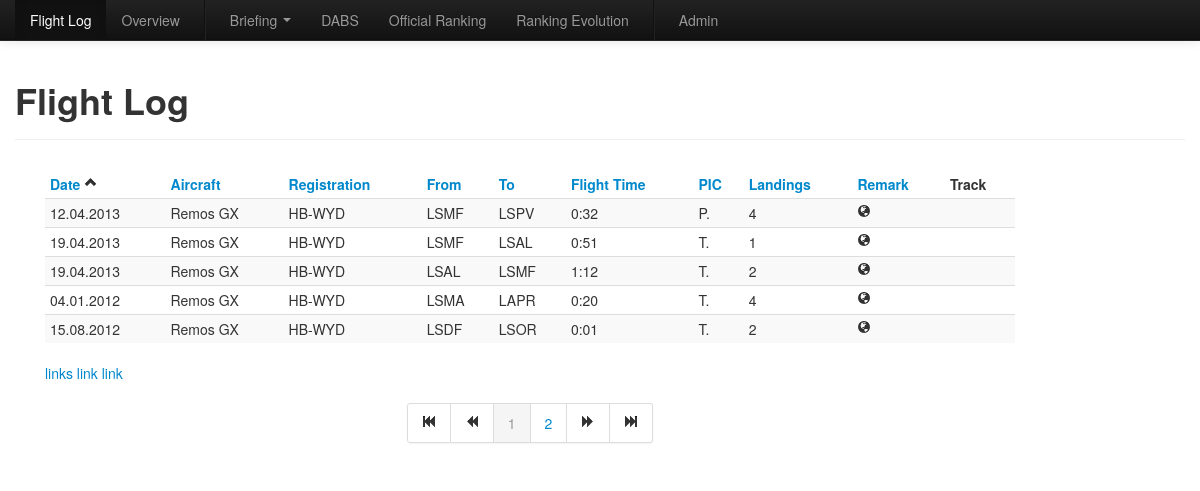
Before: /flightlog.html?sort=aircraft__registration with the older database file.
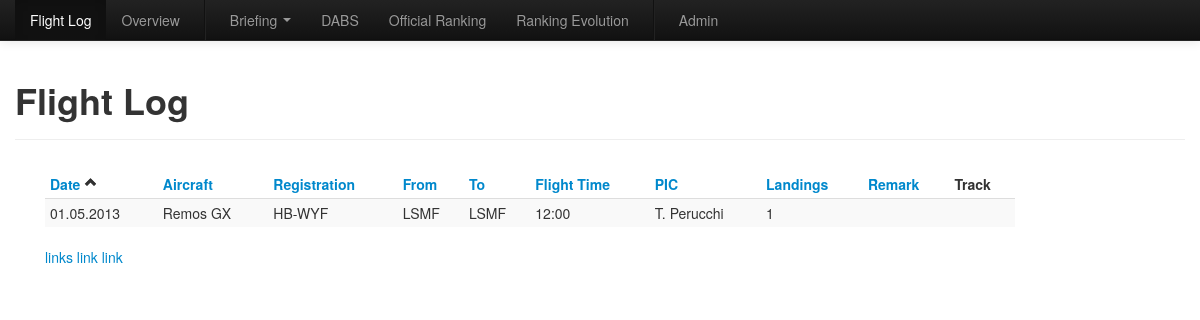
After: the same page with the newer database file.
### flightlog/models.py (models this page shows, shortened)
class Flight(models.Model):
   OPERATION = (('se','Single Engine'),
                 ('me','Multiple Engine'))
   FUNCTION = (('pic','PIC'),
                 ('copi','Copi'),
               ('dual','Dual'),
               ('instructor','Instructor'))
   aircraft = models.ForeignKey(Aircraft)
   date = models.DateField(default=datetime.now)
   fromAirport = models.CharField(max_length=4, verbose_name='from', default='LSMF')
   toAirport = models.CharField(max_length=4, verbose_name='to', default='LSMF')
   departure_time = models.TimeField()
   arrival_time = models.TimeField()
   operation = models.CharField(max_length=20, choices=OPERATION, default='se')
   pic = models.ForeignKey(Pilot)
   landings = models.PositiveIntegerField(default=1)
   night = models.BooleanField(default=False)
   ifr = models.BooleanField(default=False)
   funciton = models.CharField(max_length=20, choices=FUNCTION, default='pic')
   remark = models.TextField(blank=True)
   gpsdata = models.FileField(upload_to='documents/%Y/%m/%d/%H/%M/%S/', blank=True)
   def flightTime(self):
      start = self.departure_time
      end = self.arrival_time
      startdelta=timedelta(hours=start.hour,minutes=start.minute,seconds=start.second)
      enddelta=timedelta(hours=end.hour,minutes=end.minute,seconds=end.second)
      d =(enddelta-startdelta)
      return int(d.total_seconds())
   def flightTimeFormatted(self):
      return utilities.flightTimeFormatted(self.flightTime())

class Aircraft(models.Model):
   MODELS = (('remosGx', 'Remos GX'),
             ('ch60', 'CH 60'))
   REGISTRATIONS = (('hbwyd','HB-WYD'),
                    ('hbwyf','HB-WYF'),
                    ('hbwyg','HB-WYG'),
                    ('hbykm','HB-YKM'))
   model = models.CharField(max_length=10, choices=MODELS)
   registration = models.CharField(max_length=6, choices=REGISTRATIONS)

class Pilot(models.Model):
   name = models.CharField(max_length=15)
   lastName = models.CharField(max_length=15)
   def __unicode__(self):
      return self.name[0] + ". " +self.lastName

### flightlog/views.py (the view)
# urls.py: url(r'^flightlog.html', 'flightlog.views.flightlog'),
def flightlog(request):
   sort = request.GET.get('sort')
   page = request.GET.get('page')
   if sort is None:
     sort = 'date'
   sortBySuffix = '&sort=%s' % sort
   flights = M.Flight.objects.all()
   if page is None:
     toggleSort(sort)
   if sort == 'flight_time':
      if headers['flight_time'] == "des":
         flights = sorted(flights, key=lambda a: a.flightTime(), reverse=True)
      else:
         flights = sorted(flights, key=lambda a: a.flightTime())
   else:
     flights = flights.order_by(sort)
     if headers[sort] == "des":
       flights = flights.reverse()
   paginator = Paginator(flights, 5)
   page = request.GET.get('page')
   try:
      gamesPage = paginator.page(page)
   except PageNotAnInteger:
      gamesPage = paginator.page(1)
   except EmptyPage:
      gamesPage = paginator.page(1) #paginator.num_pages)
   finally:
      HALF_RANGE = 5
      RANGE_SIZE = 2*HALF_RANGE + 1
      minPage = max(1, min(gamesPage.number - HALF_RANGE, paginator.num_pages - RANGE_SIZE + 1))
      maxPage = min(max(gamesPage.number + HALF_RANGE, RANGE_SIZE), paginator.num_pages)
      displayedPages = range(minPage, maxPage+1)
   return django.shortcuts.render(request,
                                  'flightlog/flightlog.html',
                                  {'games_list' : gamesPage,
                                  'sorted_by_suffix' : sortBySuffix,
                                  'displayed_pages' : displayedPages,
                                  'flights': flights})

### flightlog/views.py (called while the page is built)
def toggleSort(sort):
  if headers[sort] == "des":
    headers[sort] = "asc"
  else:
    headers[sort] = "des"

### utilities.py (called while the page is built)
def flightTimeFormatted(tot_seconds):
   hours, remainder = divmod(tot_seconds,60*60)
   minutes, seconds = divmod(remainder,60)
   return '%d:%02d' % (hours, minutes)

### templates/flightlog/flightlog.html (shortened to what this page needs)
{% extends "flightlog/base.html" %}
{% block navigation_log %}class="active"{% endblock %}
{% block content_page_header %}Flight Log{% endblock %}
{% block content %}
<div class="span10 offset0">
   {% if games_list %}
   <table id="myTable" class="table table-striped table-condensed table-hover">
      <thead>
         <tr>
            <th><a href="flightlog.html?sort=date">Date <i class="icon-chevron-up"></a></th>
            <th><a href="flightlog.html?sort=aircraft__model">Aircraft </a></th>
            <th><a href="flightlog.html?sort=aircraft__registration">Registration </a></th>
            <th><a href="flightlog.html?sort=fromAirport">From</a></th>
            <th><a href="flightlog.html?sort=toAirport">To</a></th>
            <th><a href="flightlog.html?sort=flight_time">Flight Time </a></th>
            <th><a href="flightlog.html?sort=pic">PIC </a></th>
            <th><a href="flightlog.html?sort=landings">Landings </a></th>
            <th><a href="flightlog.html?sort=remark">Remark </a></th>
            <th>Track</th>
         </tr>
      </thead>
      <tbody>
         {% for flight in games_list %}
         <tr>
            <td>{{ flight.date|date:"d.m.Y" }}</i></td>
            <td>{{ flight.aircraft.get_model_display }}</td>
            <td>{{ flight.aircraft.get_registration_display }}</td>
            <td>{{ flight.fromAirport }}</td>
            <td>{{ flight.toAirport }}</td>
            <td>{{ flight.flightTimeFormatted}}</td>
            <td>{{ flight.pic}}</td>
            <td>{{ flight.landings }}</td>
            <td>{% if flight.remark %}<a href="http://maps.google.com/maps/ms?{{ flight.remark }}" target="_blank"><i class="icon-globe"></i></a>{% endif %}</td>
            <td>{% if flight.gpsdata %}<a href="http://maps.google.com?q=127.0.0.1:8000/{{ flight.gpsdata.url }}"><i class="icon-globe"></i></a>{% endif %}</td>
         </tr>
         {% endfor %}
      </tbody>
   </table>
   {% else %}
   {% if date_title %}
   <p>This player did not participate during {{ date_title|lower }}.</p>
   {% else %}
   <p>No games are available for this player.</p>
   {% endif %}
   {% endif %}
   <a mimetype="application/vnd.google-earth.kml+xml" href="http://maps.google.com?q=https://dl.dropboxusercontent.com/u/92724279/VoloLucomagnoGE.kml"> links</a>
    <a mimetype="application/vnd.google-earth.kml+xml" href="https://maps.google.com/maps/ms?msa=0&msid=217968750089339292076.0004db9b4f5935a9169df" target="_blank"> link</a>
   <a mimetype="application/vnd.google-earth.kml+xml" href="https://sites.google.com/site/testxx1212/list/Volo%20Lucomagno%20GE.kml?attredirects=0&d=1"> link</a>
   {% if games_list.paginator.num_pages > 1 %}
    <div class="pagination pagination-centered">
    <ul>
    {% if games_list.has_previous %}
    <li><a href="flightlog.html?page=1{{ sorted_by_suffix }}"><i class="icon-fast-backward"></i></a></li>
    <li><a href="flightlog.html?page={{ games_list.previous_page_number }}{{ sorted_by_suffix }}""><i class="icon-backward"></i></a></li>
    {% else %}
    <li class="disabled"><a href="flightlog.html?page={{ games_list.number }}{{ sorted_by_suffix }}""><i class="icon-fast-backward"></i></a></li>
    <li class="disabled"><a href="flightlog.html?page={{ games_list.number }}{{ sorted_by_suffix }}""><i class="icon-backward"></i></a></li>
    {% endif %}
    {% for page in displayed_pages %}
    {% if page == games_list.number %}
    <li class="active"><a href="flightlog.html?page={{ page }}{{ sorted_by_suffix }}"">{{ page }}</a></li>
    {% else %}
    <li><a href="flightlog.html?page={{ page }}{{ sorted_by_suffix }}"">{{ page }}</a></li>
    {% endif %}
    {% endfor %}
    {% if games_list.has_next %}
    <li><a href="flightlog.html?page={{ games_list.next_page_number }}{{ sorted_by_suffix }}""><i class="icon-forward"></i></a></li>
    <li><a href="flightlog.html?page={{ games_list.paginator.num_pages }}{{ sorted_by_suffix }}""><i class="icon-fast-forward"></i></a></li>
    {% else %}
    <li class="disabled"><a href="flightlog.html?page={{ games_list.number }}{{ sorted_by_suffix }}""><i class="icon-forward"></i></a></li>
    <li class="disabled"><a href="flightlog.html?page={{ games_list.number }}{{ sorted_by_suffix }}""><i class="icon-fast-forward"></i></a></li>
    {% endif %}
    </ul>
    </div>
   {% endif %}
</div>
</div>
{% endblock %}

### templates/flightlog/base.html (shortened to what this page needs)
<!DOCTYPE html>
<html lang="en"><head><meta http-equiv="Content-Type" content="text/html; charset=UTF-8">
      <style type="text/css"></style></head>
   <body>
      <link href="{{ STATIC_URL }}bootstrap/css/bootstrap.css" rel="stylesheet">
         <link href="{{ STATIC_URL }}bootstrap/css/bootstrap-responsive.css" rel="stylesheet">
            {% block navigation %}
            <div class="navbar navbar-inverse navbar-fixed-top">
               <div class="navbar-inner">
                  <div class="container">
                     <div class="nav-collapse collapse">
                        <ul class="nav">
                           <li {% block navigation_log %}{% endblock %}><a href="/flightlog.html">Flight Log</a></li>
                           <li {% block navigation_overview %}{% endblock %}><a href="/overview.html">Overview</a></li>
                           <li class="divider-vertical"></li>
                           <li {% block navigation_briefing %}{% endblock %} class="dropdown" >
                              <a data-toggle="dropdown" class="dropdown-toggle" href="#">Briefing <b class="caret"></b></a>
                           </li>
                           <li {% block navigation_dabs %}{% endblock %}><a href="/dabs.html">DABS</a></li>
                           <li {% block navigation_ranking %}{% endblock %}><a href="/ranking.html">Official Ranking</a></li>
                           <li {% block navigation_chart %}{% endblock %}><a href="/chart.html">Ranking Evolution</a></li>
                           <li class="divider-vertical"></li>
                           <li><a href="/admin/">Admin</a></li>
                        </ul>
                     </div>
                  </div>
               </div>
            </div>
            {% endblock %}
            <div class="container">
               {% block content_header %}
               <div class="page-header">
                  <h1>{% block content_page_header %}{% endblock %}</h1>
               </div>
               {% endblock %}
               {% block content %}{% endblock %}
   </body><link rel="stylesheet" type="text/css"></html>

Changed rows visible on the page:
removed Flight: date "12.04.2013", aircraft.model "Remos GX", aircraft.registration "HB-WYD", fromAirport "LSMF", toAirport "LSPV", flightTimeFormatted "0:32", pic "P.", landings "4"
removed Flight: date "19.04.2013", aircraft.model "Remos GX", aircraft.registration "HB-WYD", fromAirport "LSMF", toAirport "LSAL", flightTimeFormatted "0:51", pic "T.", landings "1"
removed Flight: date "19.04.2013", aircraft.model "Remos GX", aircraft.registration "HB-WYD", fromAirport "LSAL", toAirport "LSMF", flightTimeFormatted "1:12", pic "T.", landings "2"
removed Flight: date "04.01.2012", aircraft.model "Remos GX", aircraft.registration "HB-WYD", fromAirport "LSMA", toAirport "LAPR", flightTimeFormatted "0:20", pic "T.", landings "4"
removed Flight: date "15.08.2012", aircraft.model "Remos GX", aircraft.registration "HB-WYD", fromAirport "LSDF", toAirport "LSOR", flightTimeFormatted "0:01", pic "T.", landings "2"
now on this page (row edited): Flight: date "01.05.2013", aircraft.model "Remos GX", aircraft.registration "HB-WYF", fromAirport "LSMF", toAirport "LSMF", flightTimeFormatted "12:00", pic "T. Perucchi", landings "1"
Other visible differences:
list line gone: "1"
list line gone: "2"
